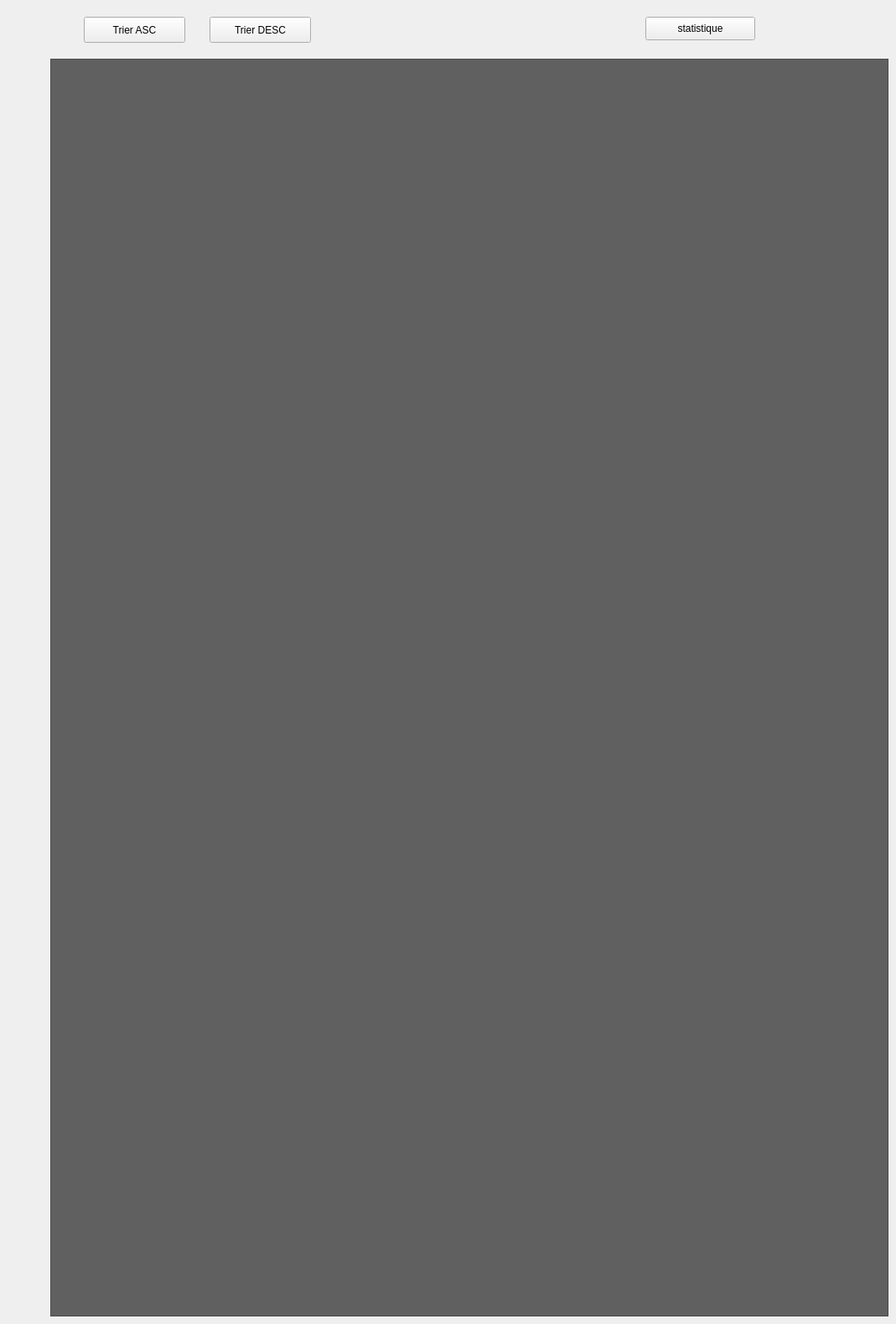
    <widget class="QWidget" name="tab_2">
     <attribute name="title">
      <string>Afficher Terrain</string>
     </attribute>
     <widget class="QTableView" name="tableTerrain">
      <property name="geometry">
       <rect>
        <x>60</x>
        <y>70</y>
        <width>1000</width>
        <height>1500</height>
       </rect>
      </property>
      <property name="palette">
       <palette>
        <active>
         <colorrole role="Button">
          <brush brushstyle="SolidPattern">
           <color alpha="255">
            <red>96</red>
            <green>96</green>
            <blue>96</blue>
           </color>
          </brush>
         </colorrole>
         <colorrole role="Base">
          <brush brushstyle="SolidPattern">
           <color alpha="255">
            <red>96</red>
            <green>96</green>
            <blue>96</blue>
           </color>
          </brush>
         </colorrole>
         <colorrole role="Window">
          <brush brushstyle="SolidPattern">
           <color alpha="255">
            <red>96</red>
            <green>96</green>
            <blue>96</blue>
           </color>
          </brush>
         </colorrole>
        </active>
        <inactive>
         <colorrole role="Button">
          <brush brushstyle="SolidPattern">
           <color alpha="255">
            <red>96</red>
            <green>96</green>
            <blue>96</blue>
           </color>
          </brush>
         </colorrole>
         <colorrole role="Base">
          <brush brushstyle="SolidPattern">
           <color alpha="255">
            <red>96</red>
            <green>96</green>
            <blue>96</blue>
           </color>
          </brush>
         </colorrole>
         <colorrole role="Window">
          <brush brushstyle="SolidPattern">
           <color alpha="255">
            <red>96</red>
            <green>96</green>
            <blue>96</blue>
           </color>
          </brush>
         </colorrole>
        </inactive>
        <disabled>
         <colorrole role="Button">
          <brush brushstyle="SolidPattern">
           <color alpha="255">
            <red>96</red>
            <green>96</green>
            <blue>96</blue>
           </color>
          </brush>
         </colorrole>
         <colorrole role="Base">
          <brush brushstyle="SolidPattern">
           <color alpha="255">
            <red>96</red>
            <green>96</green>
            <blue>96</blue>
           </color>
          </brush>
         </colorrole>
         <colorrole role="Window">
          <brush brushstyle="SolidPattern">
           <color alpha="255">
            <red>96</red>
            <green>96</green>
            <blue>96</blue>
           </color>
          </brush>
         </colorrole>
        </disabled>
       </palette>
      </property>
      <property name="styleSheet">
       <string notr="true">#tableTerrain{
   background: #606060;

}</string>
      </property>
     </widget>
     <widget class="QPushButton" name="trier">
      <property name="geometry">
       <rect>
        <x>100</x>
        <y>20</y>
        <width>121</width>
        <height>31</height>
       </rect>
      </property>
      <property name="text">
       <string>Trier ASC</string>
      </property>
     </widget>
     <widget class="QPushButton" name="buttStatistique">
      <property name="geometry">
       <rect>
        <x>770</x>
        <y>20</y>
        <width>131</width>
        <height>28</height>
       </rect>
      </property>
      <property name="text">
       <string>statistique</string>
      </property>
     </widget>
     <widget class="QPushButton" name="trier_2">
      <property name="geometry">
       <rect>
        <x>250</x>
        <y>20</y>
        <width>121</width>
        <height>31</height>
       </rect>
      </property>
      <property name="text">
       <string>Trier DESC</string>
      </property>
     </widget>
    </widget>
